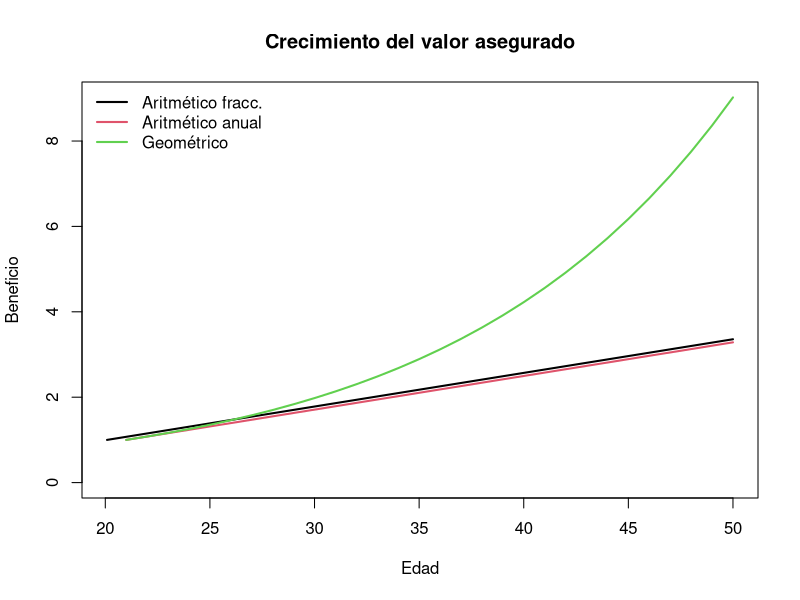

The R source for this figure:
## ---- chunk 1

library(readxl)
qx_mujeres <- read_excel("Corte-3-Seguros/qx-hombres-y-mujeres.xls",
                         sheet = "Asegurados - Muj",
                         col_types = c("numeric","numeric"))

edades <- qx_mujeres$X
qx     <- qx_mujeres$qx

i  <- 0.10     # tasa efectiva anual bruta
r  <- 0.0788   # inflación anual proyectada
v  <- 1/(1+i)
## ---- chunk 2
calcular_primas_entero_fracc_efficient <- function(qx, VA, m) {
  i_m <- m * ((1 + i)^(1/m) - 1)
  n   <- length(qx)
  
  # l_x
  lx <- numeric(n); lx[1] <- 100000
  for(k in 1:(n-1)) lx[k+1] <- lx[k] * (1 - qx[k])

  Dx   <- v^edades * lx
  Cx   <- Dx * v * qx
  Mx   <- rev(cumsum(rev(Cx)))
  Rx   <- rev(cumsum(rev(Mx)))
  Ax   <- Mx / Dx
  IA_x <- Rx / Dx
  
  prima <- (i / i_m) * (Ax + r * (IA_x - Ax))
  
  data.frame(
    edad   = edades,
    qx     = qx,
    Ax     = round(Ax,     6),
    prima  = round(prima*VA, 6)
  )
}
## ---- chunk 3
prima_entera_aritmetica_frac <- calcular_primas_entero_fracc_efficient(
  qx, VA = 500000000, m = 12
)
View(prima_entera_aritmetica_frac)
## ---- chunk 4
calcular_primas_SAE_fracc <- function(qx, VA, m) {
  n  <- length(qx)
  im <- m * ((1 + i)^(1/m) - 1)
  
  lx <- numeric(n); lx[1] <- 100000
  for(k in 1:(n-1)) lx[k+1] <- lx[k] * (1 - qx[k])

  Dx   <- v^edades * lx
  Cx   <- Dx * v * qx
  Mx   <- rev(cumsum(rev(Cx)))
  Rx   <- rev(cumsum(rev(Mx)))
  Ax   <- Mx / Dx
  IA_x <- Rx / Dx

  prima_SAE <- (i / im) * (Ax + r * (IA_x - Ax)) +
               (r * ((i - im) / im^2) * Ax)
  
  data.frame(
    edad  = edades,
    qx    = qx,
    Ax    = round(Ax, 6),
    prima = round(prima_SAE * VA, 6)
  )
}
## ---- chunk 5
prima_entera_aritmetica_frac_m <- calcular_primas_SAE_fracc(
  qx, VA = 500000000, m = 12
)
View(prima_entera_aritmetica_frac_m)
## ---- chunk 6
e  <- (1 + i)/(1 + r) - 1
Ve <- 1 / (1 + e)

calcular_primas_geom_creciente <- function(qx, VA, m) {
  n   <- length(qx)
  i_m <- m * ((1 + i)^(1/m) - 1)
  
  lx <- numeric(n); lx[1] <- 100000
  for(k in 1:(n-1)) lx[k+1] <- lx[k] * (1 - qx[k])

  Dx_e   <- Ve^edades * lx
  Cx_e   <- Dx_e * Ve * qx
  Mx_e   <- rev(cumsum(rev(Cx_e)))
  Ax_e   <- Mx_e / Dx_e

  prima <- (i / i_m) * Ax_e / (1 + r)
  
  data.frame(
    edad   = edades,
    qx     = qx,
    Ax_e   = round(Ax_e, 6),
    prima  = round(prima * VA, 6)
  )
}
## ---- chunk 7
prima_geometrica_frac <- calcular_primas_geom_creciente(
  qx, VA = 500000000, m = 12
)
View(prima_geometrica_frac)
## ---- chunk 8
r           <- 0.0788;  m <- 12
edad_inicio <- 20;     edad_fin <- 50

ed_int <- (edad_inicio+1):edad_fin
benef2 <- 1 + r*(ed_int-(edad_inicio+1))

k       <- 1:((edad_fin-edad_inicio)*m)
ti      <- edad_inicio + k/m
benef1  <- 1 + r*((k-1)/m)
benef3  <- (1+r)^(ed_int-(edad_inicio+1))

plot(ti, benef1, type="l", col=1, lwd=2,
     ylim=c(0,max(benef1,benef2,benef3)),
     xlab="Edad", ylab="Beneficio",
     main="Crecimiento del valor asegurado")
lines(ed_int, benef2, col=2, lwd=2)
lines(ed_int, benef3, col=3, lwd=2)
legend("topleft",
       legend=c("Aritmético fracc.","Aritmético anual","Geométrico"),
       col=1:3, lwd=2, bty="n")
## ---- chunk 9
VA <- 500000000; m <- 12
aritm   <- calcular_primas_entero_fracc_efficient(qx, VA, m)
aritm_m <- calcular_primas_SAE_fracc(qx, VA, m)
geom    <- calcular_primas_geom_creciente(qx, VA, m)

tabla_comparativa <- data.frame(
  Edad                  = edades,
  Seguro1_Aritmético    = aritm$prima,
  Seguro2_Aritmético_m  = aritm_m$prima,
  Seguro3_Geométrico    = geom$prima
)
View(tabla_comparativa)
